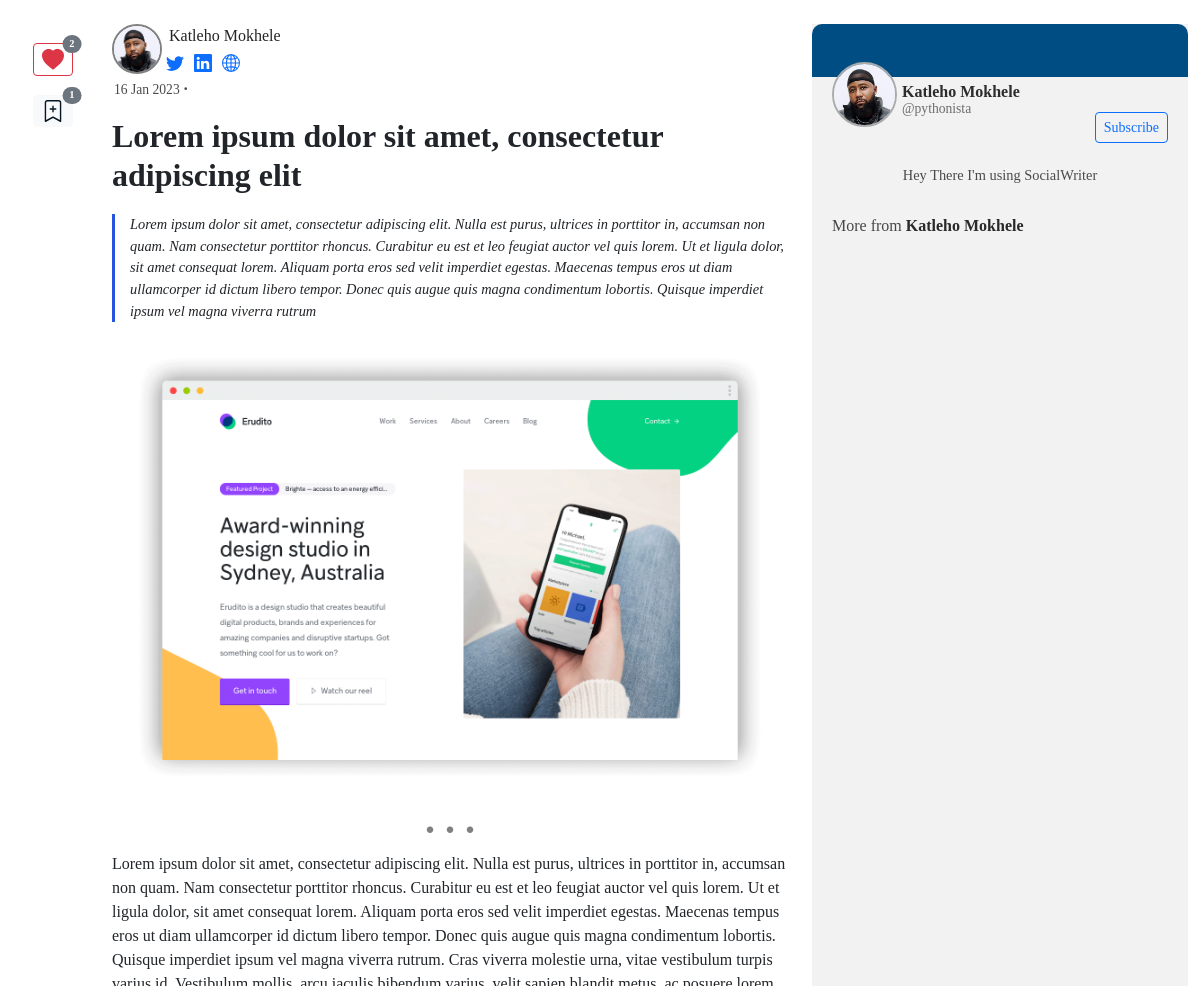
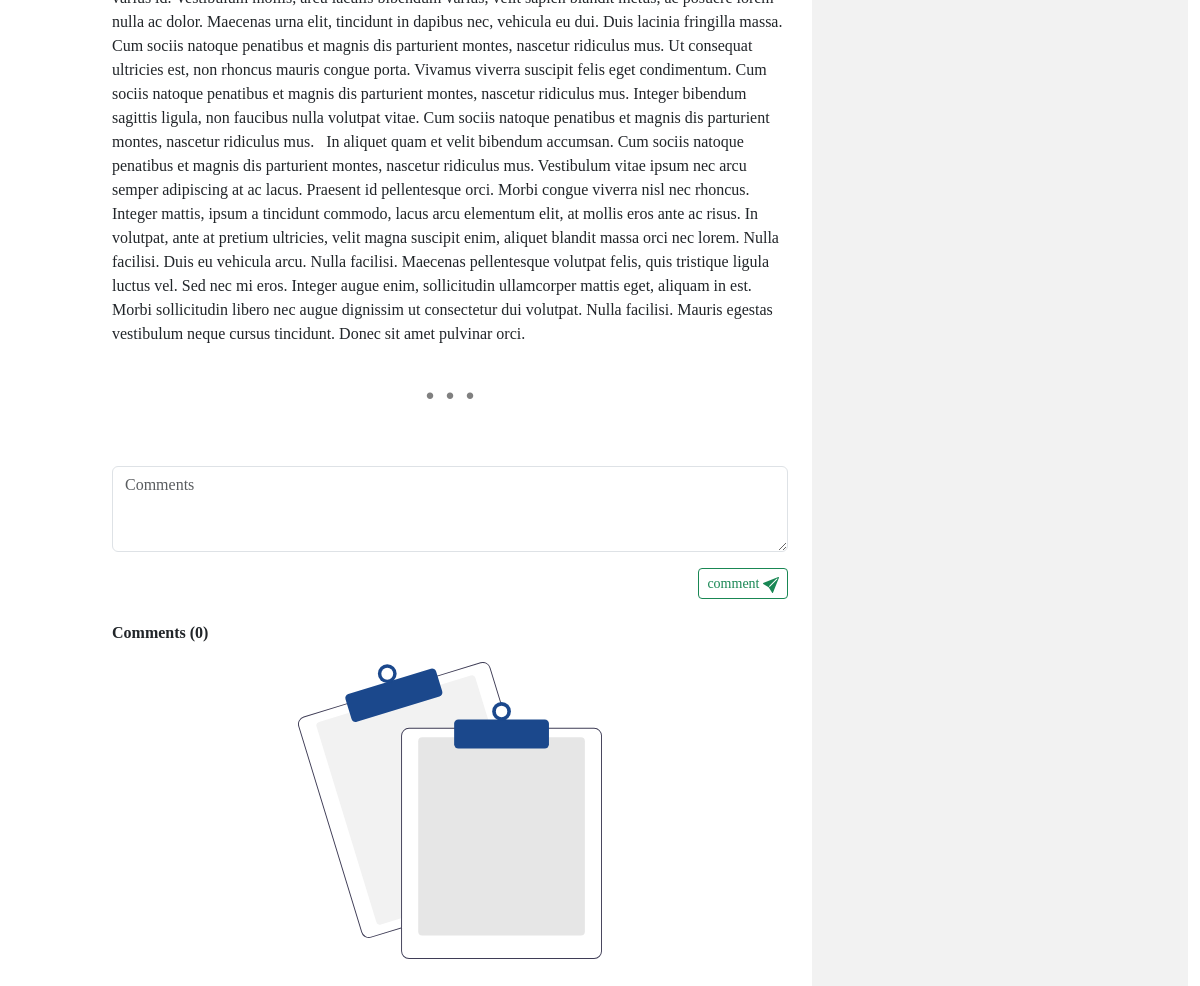
The app's page /read/1/, older data (2 pictures, top to bottom).
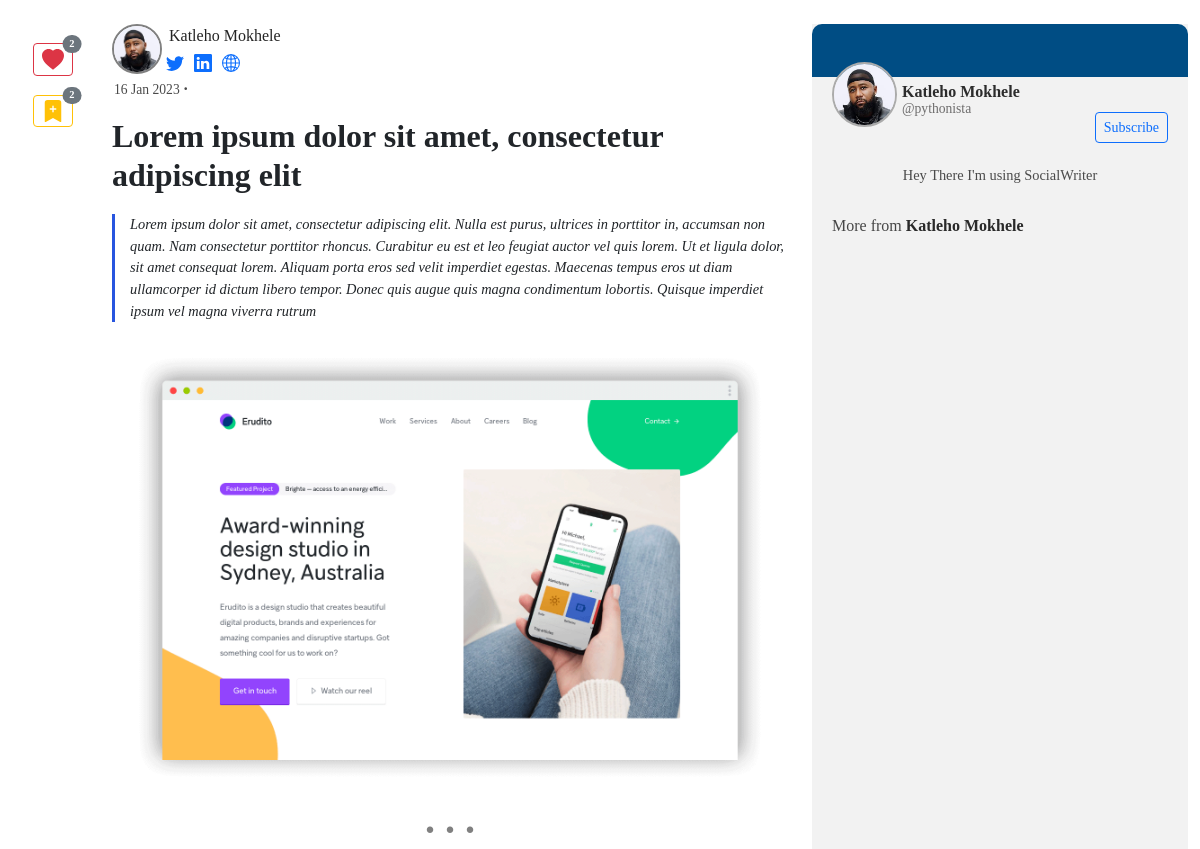
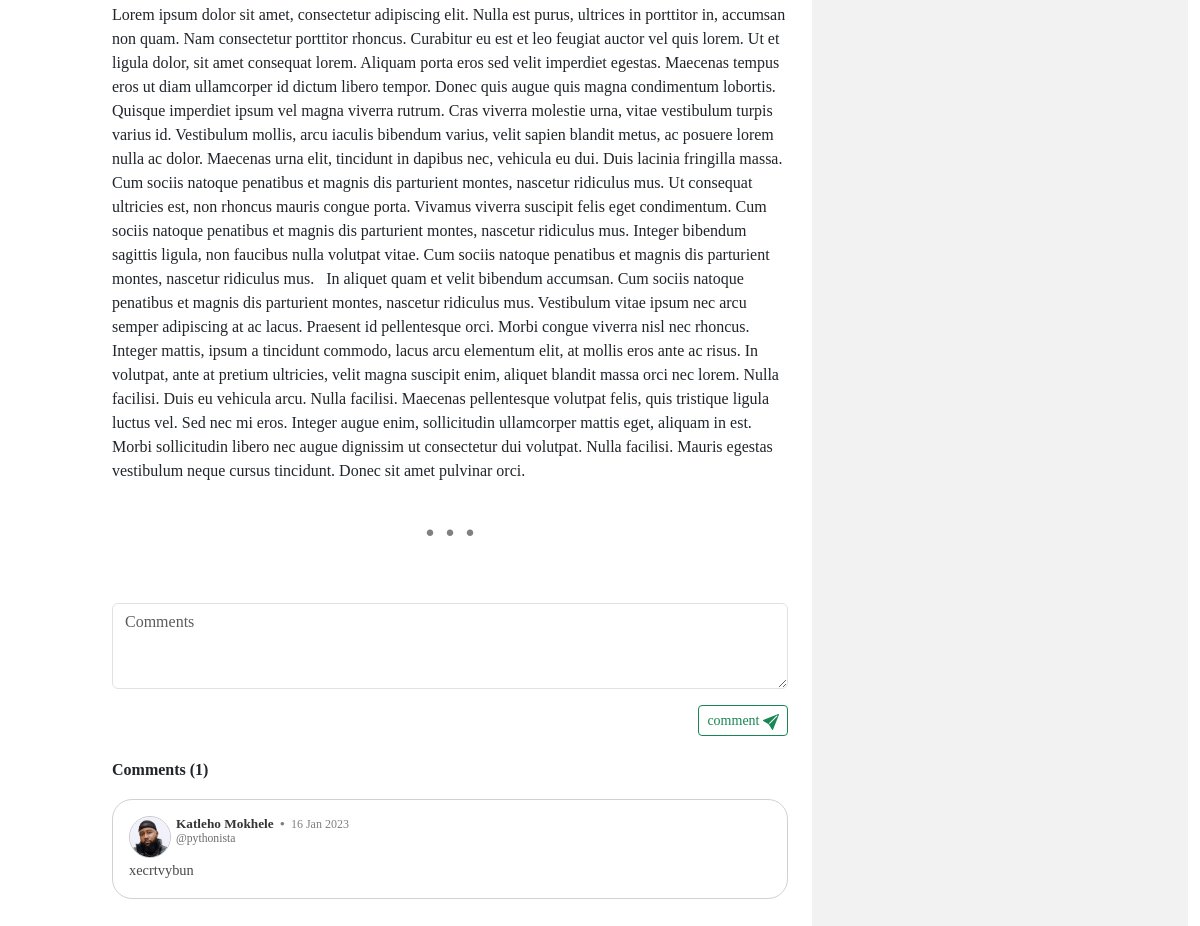
The same page, newer data (2 pictures, top to bottom).
### blogyapp/models.py (models this page shows, shortened)
class Entry(models.Model):
    profile = models.ForeignKey(Profile, on_delete=models.CASCADE , blank=True , null=True) # Entry attached to a specific profile
    thumbnail = models.ImageField(upload_to="blogyapp/images/articles_img", blank=True , null=True)
    uploaded = models.BooleanField(default=False)
    entry_title = models.TextField()
    introduction = models.TextField()
    text = HTMLField()
    date_added = models.DateTimeField(auto_now_add=True)
    popularity = models.IntegerField(default=0)
    likes = models.IntegerField(default=0)  # number of likes for each Article
    bookmarks = models.IntegerField(default=0)  # number of bookmarks for each Article ...
    class Meta:
        verbose_name_plural = 'entries'

class Comments(models.Model):
    profile = models.ForeignKey(Profile,on_delete=models.CASCADE, null=True)
    entry = models.ForeignKey(Entry, on_delete=models.CASCADE,related_name="entry" )
    date_created = models.DateTimeField(auto_now_add =True)
    comment = models.CharField(max_length=200 ,null=True, blank=True )
    class Meta:
        verbose_name_plural = 'comments'

### users/models.py (models this page shows, shortened)
class Profile(models.Model):
    name = models.OneToOneField(User, on_delete=models.CASCADE ,default=1 ) # this has the username inside
    bio = models.CharField(max_length=150,blank=True, default="Hey There I'm using SocialWriter ")
    avatar = models.ImageField(null=True, upload_to="blogyapp/images/profiles_img", default="default.jpg")
    following = models.ManyToManyField(User,related_name="following", blank=True)
    followers = models.IntegerField(default=0)
    date_created = models.DateTimeField(auto_now=True)
    liked_articles = models.ManyToManyField("blogyapp.Entry",related_name="liked_articles", blank=True)
    bookmarked_articles = models.ManyToManyField("blogyapp.Entry",related_name="bookmarked_articles", blank=True)
    twitter_link = models.URLField(blank=True, null=True)
    linkedin_link = models.URLField(blank=True, null=True)
    personal_link = models.URLField(blank=True, null=True)
    class Meta:
        ordering = ["-date_created"]

### blogyapp/views.py (the view, shortened to what this page needs)
# urls.py: path('read/<int:read_id>/',views.read, name = "read"),
def read(request, read_id):
    if request.user.is_authenticated:
        my_profile = Profile.objects.get(name =request.user)
        followings = my_profile.following.all()
        entry = Entry.objects.get(id=read_id)
        comments = Comments.objects.filter( entry = entry).order_by("-date_created")
        popularity = entry.popularity
        if request.method != 'POST':
            form = CommentsForm()
        else:
            form = CommentsForm(data=request.POST)
            if form.is_valid():
                new_comment = form.save(commit=False)
                popularity = popularity + 1
                entry.popularity = popularity
                new_comment.entry = entry
                new_comment.profile = Profile.objects.get(name = request.user)
                entry.save(update_fields=["popularity"])
                new_comment.save()
                return redirect('blogyapp:read', read_id= entry.id)
        context = {"entry": entry,
                   "form":form  ,
                   "comments":comments ,
                   "followings":followings}
        return render(request, "blogyapp/read.html", context)
    else:
        entry = Entry.objects.get(id=read_id)
        comments = Comments.objects.filter( entry = entry)
        popularity = entry.popularity
        if request.method != 'POST':
            form = CommentsForm()
        context = {"entry": entry, "form":form ,"comments":comments }
        return render(request, "blogyapp/read.html", context)

### blogyapp/forms.py
class CommentsForm(forms.ModelForm):
    comment = forms.CharField(widget= forms.Textarea(attrs={'cols': 10, 'rows':3 , "placeholder":"Comments"}) , label="",)
    class Meta:
        model = Comments
        fields =["comment"]

### blogyapp/templatetags/read-time.py (called while the page is built)
def read(html):
    return readtime.of_html(html)

### blogyapp/templates/blogyapp/read.html (shortened to what the changed rows need)
{% extends "blogyapp/base.html" %}
{% load bootstrap5 %}
{% load static %}
{% load read-time %}
{% block content %}
{% if entry.uploaded is True %}
<br>
<div id="read_container" class="container-fluid" style="width:100%">
    <div class="row">
        <div class="reactions col-lg-1 d-none d-lg-block">
            <div class="position-fixed">
                <div class="like" style="margin-top: 0.5cm;margin-left:0.55cm">
                    <form action="{% url 'blogyapp:like_unlike' entry.id %}" method='post'>
                        {% if entry in entry.profile.liked_articles.all %}
                        <button href="#" class="btn btn-outline-danger btn-sm position-relative" name="submit">
                            <svg xmlns="http://www.w3.org/2000/svg" width="22" height="22" fill="currentColor" class="bi bi-heart-fill" viewBox="0 0 16 16">
                                <path fill-rule="evenodd" d="M8 1.314C12.438-3.248 23.534 4.735 8 15-7.534 4.736 3.562-3.248 8 1.314z"/>
                              </svg>
                              <span class="position-absolute top-0 start-100 translate-middle badge rounded-pill bg-secondary">
                                {{entry.likes}}
                              </span>
                             </button>
                        {% endif %}
                    </form>
                </div>
                <div class="bookmark"  style="margin-top: 0.5cm;margin-left:0.55cm">
                    <form action="{% url 'blogyapp:bookmark' entry.id %}" method='post'>
                        {% if entry in entry.profile.bookmarked_articles.all %}
                        <button href="#" class="btn btn-outline-warning btn-sm position-relative name="submit">
                              <span class="position-absolute top-0 start-100 translate-middle badge rounded-pill bg-secondary">
                                {{entry.bookmarks}}
                              </span>
                             </button>
                        {% else %}
                        <button style= "color: #051622;" href="#" class="btn btn-light btn-sm position-relative" name="submit">
                              <span class="position-absolute top-0 start-100 translate-middle badge rounded-pill bg-secondary">
                                {{entry.bookmarks}}
                              </span>
                             </button>
                        {% endif %}
                    </form>
                </div>
            </div>
        </div>
        <div class="col-md-7  ">
              <div class="d-flex" >
                    <div class="position-relative"  >
                      <img style="height: 50px; width:50px;border-radius:50%;border: gray 2px solid;" src="{{entry.profile.avatar.url}}"  class="img-flex"  alt="">
                    </div>
                    <div class="col">
                    <div class="row">
                        <a href="{% url 'blogyapp:profile_detail' entry.profile.id %}" style="margin-left: 3px;color:rgb(36, 36, 36);margin-bottom: 2px;">{{entry.profile.name.get_full_name}}</a>
                    </div>
                    <div class="row">
                        <div class="col-12">
                            <div class=" d-flex  ">
                                {% if entry.profile.twitter_link %}
                                    <div style="margin-right: 10px;">
                                        <a href="{{entry.profile.twitter_link}}">
                                        </a>
                                    </div>
                                {% endif %}
                                {% if entry.profile.linkedin_link %}
                                    <div style="margin-right: 10px;">
                                        <a href="{{entry.profile.linkedin_link}}">
                                        </a>
                                    </div>
                            {% endif %}
                            {% if entry.profile.personal_link %}
                            <div style="margin-right: 10px;">
                                <a href="{{entry.profile.personal_link}}">
                                </a>
                            </div>
                            {% endif %}
                            </div>
                        </div>
                    </div>
                </div>
                </div>
                <div class="row">
                    <div class="col">
                      <p style="font-size: 0.85rem;color:rgb(74, 74, 74);margin-left: 2px;margin-top: 3px;"> {{entry.date_added|date:" d M Y"}} <span style="font-weight:700;font-size:larger">  &centerdot; </span> {{entry.text|safe|readtime}}</p>
                    </div>
                  </div>
                  <h2 style="font-weight: 700;margin-bottom: 20px;">
                    {{entry.entry_title}}
                </h2>
                <div class="postIntro">
                    <p style="margin-left: 15px ; font-size: 0.9rem;">{{entry.introduction}}</p>
                </div>
                  <div class="row">
                    <div class = "crop col-12">
                        <img style="width: 100% ;" class="img-fluid" src= "{{entry.thumbnail.url}}" >
                    </div>
                </div>
                <div >
                    <center> <h1> <strong style="color: gray;"> . . .</strong></h1></center>
                    <p class = "entry_text" style="font-size: 0.9rem; margin-bottom: 0cm !important; background-color: #ffffff00;" >
                    {{entry.text|safe}}
                    </p>
                </div>
            <center> <h1> <strong style="color: gray;"> . . .</strong></h1></center>
                <br>
            <section class="comment-section" id="comments">
            <form  method='POST' action="{% url 'blogyapp:read' entry.id %}"  style="border-radius: 20px !important;">
                {% bootstrap_form form%}
                <div class="d-flex justify-content-end">
                    <div>
                {% buttons %}
                {% if user.is_authenticated %}
                <button class="btn btn-outline-success btn-sm" type="submit">comment <svg xmlns="http://www.w3.org/2000/svg" width="16" height="16" fill="currentColor" class="bi bi-send-fill" viewBox="0 0 16 16">
                    <path d="M15.964.686a.5.5 0 0 0-.65-.65L.767 5.855H.766l-.452.18a.5.5 0 0 0-.082.887l.41.26.001.002 4.995 3.178 3.178 4.995.002.002.26.41a.5.5 0 0 0 .886-.083l6-15Zm-1.833 1.89L6.637 10.07l-.215-.338a.5.5 0 0 0-.154-.154l-.338-.215 7.494-7.494 1.178-.471-.47 1.178Z"/>
                </svg></button>
               {% else %}
                    <button type="button" class="btn btn-outline-success btn-sm" data-bs-toggle="modal" data-bs-target="#exampleModal">
                        comment
                    </button>
                    {% endif %}
                {% endbuttons %}
            </div>
            </div>
            </form>
            <br>
        <div  id="recent_comments" style="margin-bottom: 30px;display: block;">
         <h6 style="margin-bottom: 20px;"><strong>   Comments  ({{comments.count}}) </strong>    </h6>
            {% for c in comments%}
                {% if forloop.counter < 5 %}
                <div class="comments card card-body" style="margin-bottom: 10px !important;">
                    <div class="d-flex " style="margin-bottom: 2px !important;">
                        <img class="avatar-home" src="{{entry.profile.avatar.url}}">
                        <span style="font-size: 0.9rem;margin-left: 5px;">
                            <h6 style="margin-bottom: 0cm;margin-top: 0cm;font-size: 0.83rem;color: rgb(53, 53, 53);font-weight: 600;" >{{entry.profile.name.get_full_name}}  <span style="color: gray;margin: 0px 3px 0px 3px"> &bull; </span>  <span style="font-weight: 400;font-size:0.75rem;color:gray"> {{c.date_created|date:"d M Y"}}</span> </h6>
                            <h6 style="margin-bottom: 0cm;margin-top: 0cm;font-size: 0.73rem;color: rgb(109, 108, 108);"> @{{entry.profile.name}} </h6>
                        </span>
                    </div>
                    <p style="font-size: 0.9rem;color:rgb(73, 73, 73);margin:0cm;"> {{c.comment}}</p>
                </div>
                {% endif %}
                 {% empty %}
                <center>
                    <img style="width: 45%;" class="img-fluid" src="{% static 'blogyapp/images/undraw_no_data_re_kwbl.svg' %}" alt="">
                    <br>
                </center>
            {% endfor %}
        </div>
        </div>
        <div class="col-md-5 col-lg-4 ">
        <div style="  background-color: #f2f2f2;height: 100%;">
            <div class="position-relative" style="background-color:#004d84;height: 1.4cm;border-radius: 10px 10px 0px 0px;">
                <div class="d-flex " style="margin-bottom: 5px;padding-top: 38px;padding-left: 20px;">
                    <img class="avatar-read" src="{{entry.profile.avatar.url}}">
                    <span style="margin-left: 5px;padding-top:20px;">
                        <h6 style="margin-bottom: 0cm;margin-top: 0cm;font-size: 1rem;color: rgb(44, 44, 44);font-weight: 600;" >{{entry.profile.name.get_full_name}}</h6>
                        <h6 style="margin-bottom: 0cm;margin-top: 0cm;font-size: 0.85rem;color: rgb(109, 108, 108);"> @{{entry.profile.name}} </h6>
                    </span>
                </div>
            </div>
                <div class="d-flex justify-content-end " >
                    <div class="d-none d-sm-block " style="padding-top: 35px;margin-right: 20px;" >
                        <form action="{% url 'blogyapp:follow_unfollow' entry.profile.id %}" method='post'>
                            {% if entry.profile.name in followings %}
                            <a href="#" class="btn btn-outline-danger btn-sm " name="submit" >Unsubscribe</a>
                            {% elif request.user == entry.profile.name %}
                            <a href="{% url 'blogyapp:edit_profile' entry.profile.id %}" class="btn btn-outline-primary btn-sm"> Edit Profile </a>
                            {% else %}
                            <a href="#" class="btn btn-outline-primary btn-sm" name="submit">Subscribe</a>
                            {% endif %}
                            <br>
                            <br>
                        </form>
                    </div>
                    <br>
                </div>
            <center>
            <div class="d-none d-sm-block" >
                <h6  style="color:rgb(74, 74, 74);font-size: 0.9rem; width: 85%;"> {{entry.profile.bio}}</h6>
            </div>
            </center>
            <br>
            <div style="margin-left: 20px;margin-right: 20px;">
                <h6 style="color: #464646;"> More from <span style="font-weight: 600;color: #292929;"> {{ entry.profile.name.get_full_name }} </span>  </h6>
            </div>
        </div>
        </div>
    </div>
</div>
{% endif %}
{% endblock %}

Row changes from the older to the newer data that the page shows:
changed Entry "Lorem ipsum dolor sit amet, consectetur adipiscing elit": bookmarks "1" → "2"
added Comments: profile.avatar (picture), {{ entry.profile.name.get_full_name }} "Katleho Mokhele", date_created "16 Jan 2023", {{ entry.profile.name }} "pythonista", comment "xecrtvybun"
Text that changed along with them:
{{ comments.count }}: "0" → "1"
